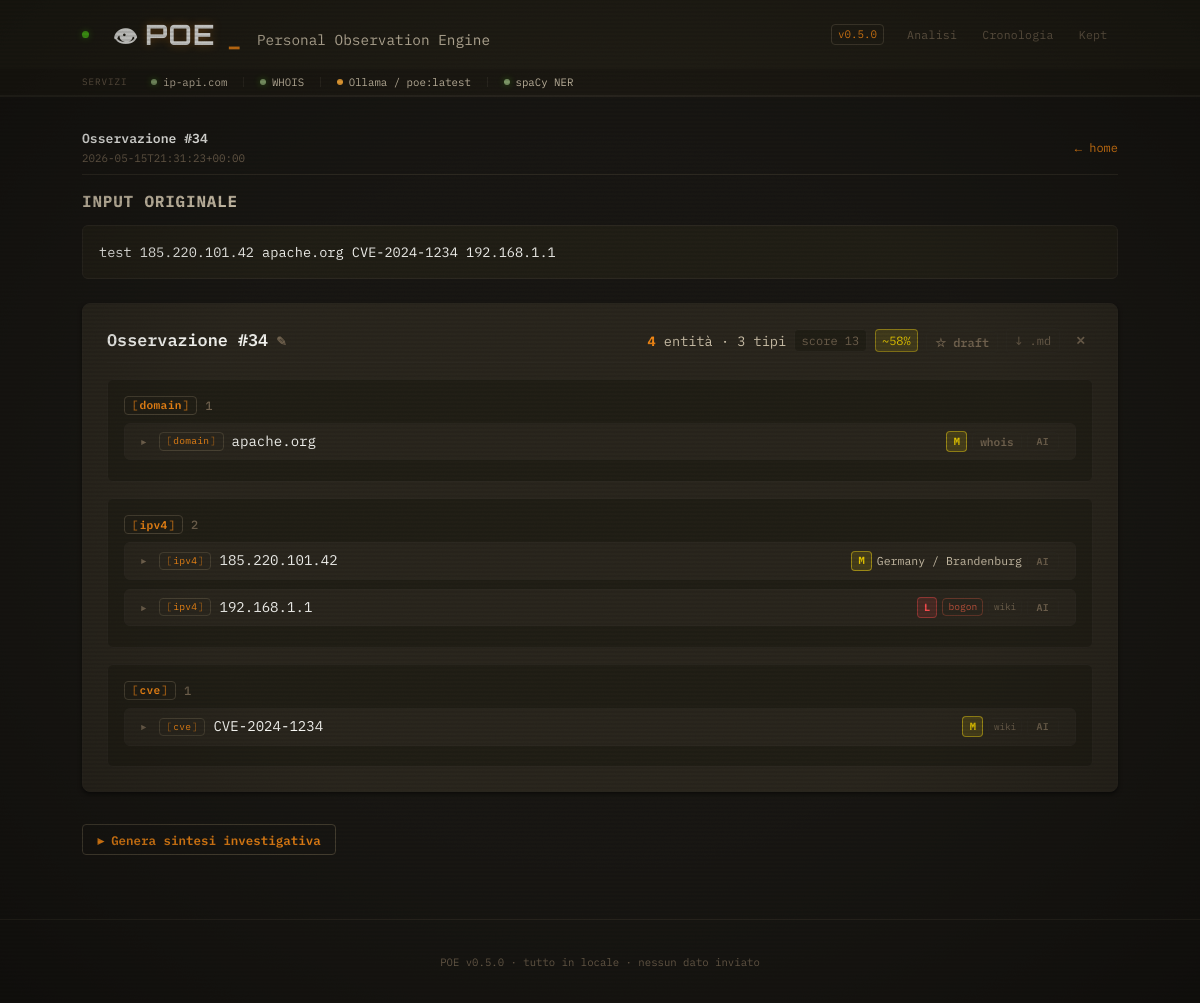
The app's page /e/34 with its own data.
### tables this page shows
CREATE TABLE observations (
                id             INTEGER PRIMARY KEY AUTOINCREMENT,
                timestamp      TEXT NOT NULL,
                raw_input      TEXT NOT NULL,
                entities_json  TEXT NOT NULL
            , kept INTEGER NOT NULL DEFAULT 0, label TEXT, synthesis_text TEXT, synthesis_model TEXT, enrichment_json TEXT);

### app/main.py (the view)
@app.get("/e/{observation_id}", response_class=HTMLResponse)
def detail(request: Request, observation_id: int):
    obs = get_by_id(observation_id)
    if obs is None:
        raise HTTPException(status_code=404, detail="Osservazione non trovata")
    entity_dicts = obs["entities"]
    return templates.TemplateResponse(
        request,
        "detail.html",
        {
            "observation": obs,
            "grouped_entities": group_by_type(entity_dicts),
            "total": len(entity_dicts),
            "score": compute_score(entity_dicts),
            "accuracy": compute_accuracy(entity_dicts),
            "kept": obs.get("kept", False),
            "label": obs.get("label"),
        },
    )

### app/templates/detail.html (shortened to what this page needs)
{% extends "base.html" %}
{% import "_macros.html" as m %}
{% block content %}
<div style="display:flex;align-items:center;justify-content:space-between;margin-bottom:var(--sp-md);padding-bottom:var(--sp-sm);border-bottom:1px solid var(--color-border-subtle);">
    <div>
        <p style="font-family:var(--font-mono);font-size:0.82rem;color:var(--color-text-primary);font-weight:600;margin:0;">
            {{ observation.label if observation.label else 'Osservazione #' ~ observation.id }}
        </p>
        <p style="font-family:var(--font-mono);font-size:0.68rem;color:var(--color-text-muted);margin:0.1rem 0 0;">
            {{ observation.timestamp }}
        </p>
    </div>
    <a href="/" class="back-link" style="font-size:0.75rem;">&#8592; home</a>
</div>
<section class="original-input" aria-labelledby="input-heading">
    <h2 id="input-heading">Input originale</h2>
    <pre>{{ observation.raw_input }}</pre>
</section>
<section aria-labelledby="entities-heading">
    {{ m.render_entities(grouped_entities, observation.id, total, score=score, accuracy=accuracy, kept=kept, label=label, show_export=true) }}
</section>
<section id="synthesis-panel" style="margin-top:var(--sp-xl);">
  {% if observation.synthesis_text %}
    <div class="synthesis-panel-v5">
      <div class="synthesis-header">
        <span class="synthesis-title">&#9656; Sintesi Intelligence</span>
        <span class="synthesis-model">{{ observation.synthesis_model or 'poe:latest' }}</span>
      </div>
      <div class="synthesis-body">{{ observation.synthesis_text }}</div>
    </div>
  {% else %}
    <div style="display:flex;align-items:center;gap:var(--sp-md);">
      <button
        hx-post="/e/{{ observation.id }}/synthesis"
        hx-target="#synthesis-panel"
        hx-swap="outerHTML"
        hx-indicator="#synth-spinner"
        style="background:transparent;color:var(--color-accent-primary);border:1px solid var(--color-border-strong);padding:0.4rem 0.9rem;font-family:var(--font-mono);font-size:0.78rem;border-radius:var(--radius-sm);cursor:pointer;">
        &#9656; Genera sintesi investigativa
      </button>
    </div>
  {% endif %}
</section>
{% endblock %}

### static/style.css (style rules this page uses)
:root { --sp-xs: 0.25rem; --sp-sm: 0.5rem; --sp-md: 1rem; --sp-lg: 1.5rem; --sp-xl: 2rem; --radius-sm: 4px; --radius-md: 6px; --radius-lg: 8px; --content-max-width: 1100px; --transition-fast: 0.1s ease; --transition-base: 0.15s ease; --color-bg-base: #1a1814; --color-bg-surface: #232017; --color-bg-elevated: #2c281f; --color-bg-input: #1f1c16; --color-text-primary: #fffffb; --color-text-secondary: #d4c8b0; --color-text-muted: #746551; --color-text-on-accent: #1a1814; --color-accent-primary: #fa8c16; --color-accent-secondary: #fa8c16; --color-accent-hover: #d97706; --color-success: #8ba872; --color-warning: #ffae3a; --color-danger: #c2543d; --color-info: #7a9ba8; --color-border-subtle: #2e2a22; --color-border-strong: #4a4334; --color-divider: #25221b; --shadow-sm: 0 2px 4px rgba(0, 0, 0, 0.5); --shadow-md: 0 6px 12px rgba(0, 0, 0, 0.6); --shadow-lg: 0 16px 32px rgba(0, 0, 0, 0.7); --font-body: 'IBM Plex Mono', 'Consolas', monospace; --font-display: 'IBM Plex Mono', 'Consolas', monospace; --font-mono: 'IBM Plex Mono', 'Consolas', monospace; --font-brand: 'Orbitron', 'Space Grotesk', sans-serif; --glow-amber: 0 0 8px rgba(250, 140, 22, 0.4); --glow-amber-strong: 0 0 14px rgba(250, 140, 22, 0.6); --glow-green: 0 0 6px rgba(82, 196, 26, 0.45); }
*, *::before, *::after { box-sizing: border-box; }
html { -webkit-text-size-adjust: 100%; }
body { margin: 0; font-family: var(--font-body); font-size: 16px; line-height: 1.5; background: var(--color-bg-base); color: var(--color-text-primary); min-height: 100vh; display: flex; flex-direction: column; }
h1, h2, h3, h4 { line-height: 1.25; margin-top: 0; font-family: var(--font-display); color: var(--color-text-primary); }
a { color: var(--color-accent-primary); text-decoration: none; }
code, pre { font-family: var(--font-mono); }
pre { white-space: pre-wrap; word-break: break-word; }
.back-link { font-size: 0.9rem; font-family: var(--font-mono); }
button { background: var(--color-accent-primary); color: var(--color-text-on-accent); border: none; padding: 0.6rem 1.5rem; border-radius: var(--radius-md); font-weight: 600; font-size: 0.95rem; font-family: inherit; cursor: pointer; transition: background-color var(--transition-base); }
.original-input { margin-bottom: var(--sp-lg); }
.original-input h2 { font-size: 1rem; color: var(--color-text-secondary); text-transform: uppercase; letter-spacing: 0.05em; margin-bottom: var(--sp-sm); font-family: var(--font-body); }
.original-input pre { background: var(--color-bg-surface); padding: var(--sp-md); border-radius: var(--radius-md); border: 1px solid var(--color-border-subtle); font-size: 0.85rem; max-height: 400px; overflow-y: auto; }
body::before { content: ''; position: fixed; inset: 0; pointer-events: none; z-index: 9999; background: repeating-linear-gradient( 0deg, rgba(0, 0, 0, 0.0) 0px, rgba(0, 0, 0, 0.0) 2px, rgba(0, 0, 0, 0.18) 3px, rgba(0, 0, 0, 0.0) 4px ); mix-blend-mode: multiply; }
body::after { content: ''; position: fixed; inset: 0; pointer-events: none; z-index: 9998; background-size: 100% 100%, 200px 200px; }

### records on screen
observations: id "Osservazione #34", timestamp "2026-05-15T21:31:23+00:00", raw_input "test 185.220.101.42 apache.org CVE-2024-1234 192.168.1.1"

### other values on screen
{{ label if label else 'Osservazione #' ~ observation_id }} "Osservazione #34"
{{ total }} "4"
{{ grouped|length }} "3"
{{ score }} "13"
{{ accuracy }} "58"
{{ type }} "domain" "ipv4" "cve"
{{ items|length }} "1" "2" "1"
{{ type }} "domain" "ipv4" "ipv4" "cve"
{{ item.value }} "apache.org" "185.220.101.42" "192.168.1.1" "CVE-2024-1234"
{{ item.metadata.country }} "Germany"
{{ item.metadata.city }} "Brandenburg"
